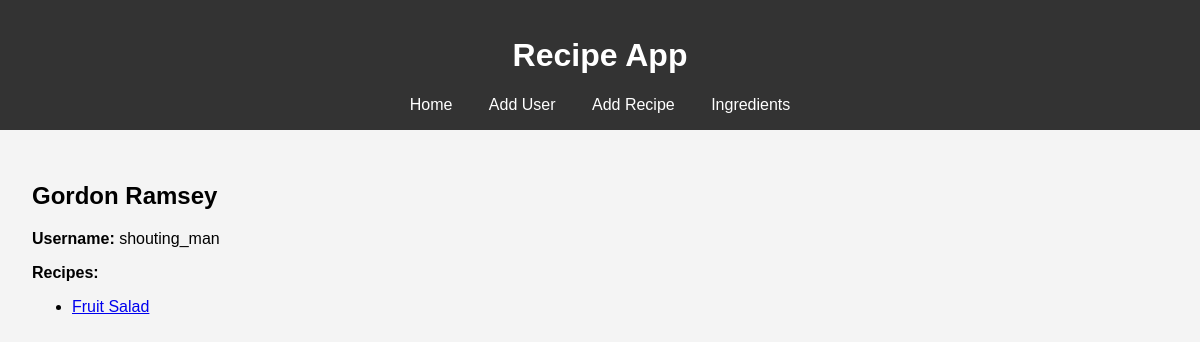
Screenshot of /user/shouting_man with the database file from the repository.
### models.py (models this page shows, shortened)
class User(db.Model):
    username = db.Column(db.String(80), primary_key=True, nullable=False)
    name = db.Column(db.String(120), nullable=False)
    recipes = db.relationship('Recipe', backref='poster', lazy=True)
    favourites = db.relationship('Favourite', backref='user', lazy=True)
    ratings = db.relationship('Rating', backref='user', lazy=True)

class Recipe(db.Model):
    id = db.Column(db.Integer, primary_key=True)
    name = db.Column(db.String(100), nullable=False)
    dish_category = db.Column(db.String(50), nullable=False)
    cuisine = db.Column(db.String(50), nullable=False)
    cooking_time = db.Column(db.Integer, nullable=False)  # cooking time in minutes
    recipe_steps = db.Column(db.Text, nullable=False)
    user_id = db.Column(db.String(80), db.ForeignKey('user.username'), nullable=False)
    ingredients = db.relationship('RecipeIngredient', backref='recipe', lazy=True)
    favourites = db.relationship('Favourite', backref='recipe', lazy=True)
    ratings = db.relationship('Rating', backref='recipe', lazy=True)

### app.py (the view)
@app.route('/user/<string:user_id>')
def user(user_id):
    user = User.query.get_or_404(user_id)
    return render_template('user.html', user=user)

### templates/user.html
{% extends 'base.html' %}
{% block content %}
    <h2>{{ user.name }}</h2>
    <p><strong>Username:</strong> {{ user.username }}</p>
    <p><strong>Recipes:</strong></p>
    <ul>
        {% for recipe in user.recipes %}
            <li><a href="{{ url_for('recipe', recipe_id=recipe.id) }}">{{ recipe.name }}</a></li>
        {% endfor %}
    </ul>
{% endblock %}

### static/styles.css (style rules this page uses)
body { font-family: Arial, sans-serif; margin: 0; padding: 0; background-color: #f4f4f4; }

### rows the page displays
User: name "Gordon Ramsey", username "shouting_man"
Recipe: name "Fruit Salad"
